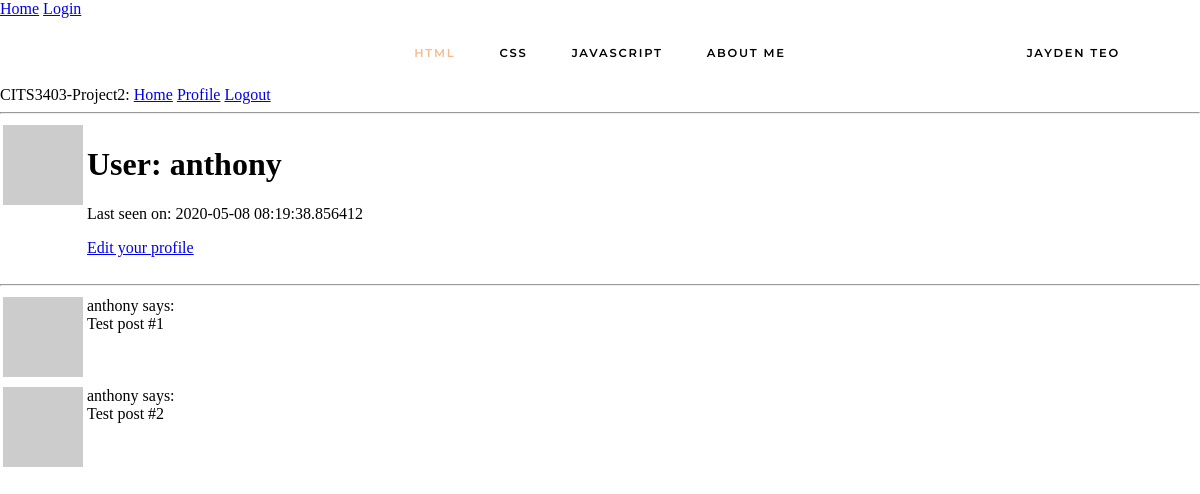
The page /user/anthony (signed in) on the database as committed earlier.
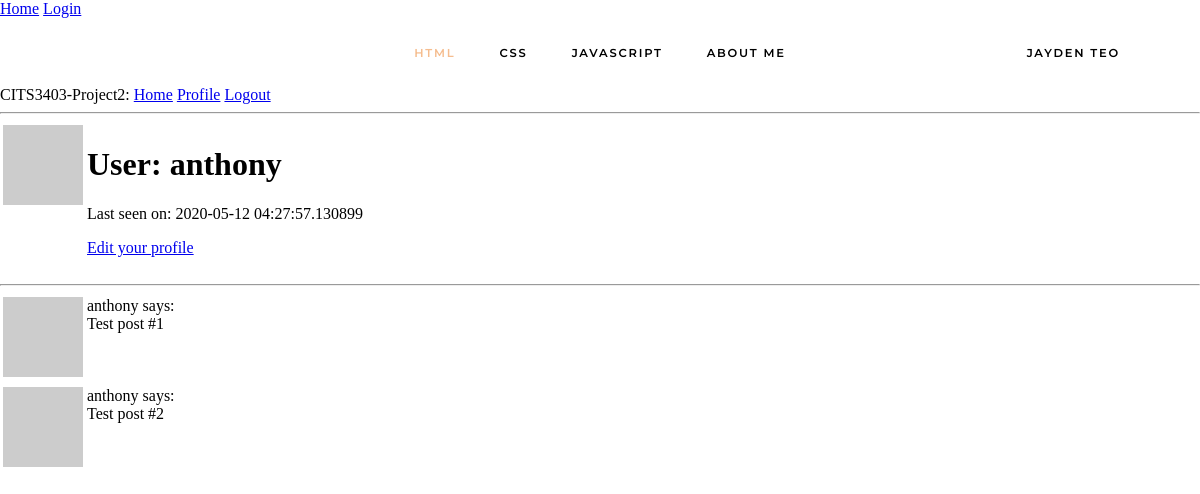
The same page on the database as committed later.
### app/models.py (models this page shows, shortened)
class User(UserMixin, db.Model):
    id = db.Column(db.Integer, primary_key=True)
    username = db.Column(db.String(64), index=True, unique=True)
    email = db.Column(db.String(120), index=True, unique=True)
    password_hash = db.Column(db.String(128))
    posts = db.relationship('Post', backref='author', lazy='dynamic')
    def avatar(self, size):
        digest = md5(self.email.lower().encode('utf-8')).hexdigest()
        return 'https://www.gravatar.com/avatar/{}?d=identicon&s={}'.format(
            digest, size)
    about_me = db.Column(db.String(140))
    last_seen = db.Column(db.DateTime, default=datetime.utcnow)

### app/routes.py (the view)
@app.route('/user/<username>')
@login_required
def user(username):
    user = User.query.filter_by(username=username).first_or_404()
    posts = [
        {'author': user, 'body': 'Test post #1'},
        {'author': user, 'body': 'Test post #2'}
    ]
    return render_template('user.html', user=user, posts=posts)

### app/models.py (called while the page is built)
@login.user_loader
def load_user(id):
    return User.query.get(int(id))

### app/routes.py (called while the page is built)
@app.before_request
def before_request():
    if current_user.is_authenticated:
        current_user.last_seen = datetime.utcnow()
        db.session.commit()

### app/templates/user.html (shortened to what this page needs)
{% extends "base.html" %}
{% block content %}
    <table>
        <tr valign="top">
            <td><img src="{{ user.avatar(128) }}"></td>
            <td>
                <h1>User: {{ user.username }}</h1>
                {% if user.last_seen %}<p>Last seen on: {{ user.last_seen }}</p>{% endif %}
                {% if user == current_user %}
                <p><a href="{{ url_for('edit_profile') }}">Edit your profile</a></p>
                {% endif %}
            </td>
        </tr>
    </table>
    <hr>
    {% for post in posts %}
        {% include '_post.html' %}
    {% endfor %}
{% endblock %}

### app/templates/base.html (shortened to what this page needs)
<!DOCTYPE html>
<html lang="en-US">
    <head>
        <link href="{{ url_for('static', filename='css/styles.css') }}" rel="stylesheet">
    </head>
    <body>
        <div>
            <a href="{{ url_for('index') }}">Home</a>
            <a href="{{ url_for('login') }}">Login</a>
            <nav>
                <ul>
                    <li><a href="html.html"  class="currentPage">html</a></li>
                    <li><a href="css.html">css</a></li>
                    <li><a href="javascript.html">javascript</a></li>
                    <li><a href="about.html">about me</a></li>
                    <li class="logoRight"><a href="#">jayden teo</a></li>
                </ul>
            </nav>
        </div>
        <section>
            CITS3403-Project2:
            <a href="{{ url_for('index') }}">Home</a>
            {% if current_user.is_anonymous %}
            <a href="{{ url_for('login') }}">Login</a>
            {% else %}
            <a href="{{ url_for('user', username=current_user.username) }}">Profile</a>
            <a href="{{ url_for('logout') }}">Logout</a>
            {% endif %}
        </section>
        <hr>
        {% block content %}{% endblock %}
    </body>
</html>

### app/templates/_post.html
    <table>
        <tr valign="top">
            <td><img src="{{ post.author.avatar(36) }}"></td>
            <td>{{ post.author.username }} says:<br>{{ post.body }}</td>
        </tr>
    </table>

### app/static/css/styles.css (style rules this page uses)
body { margin: 0; padding: 0; height: 100vh; }
.logoRight { margin-left: 20px; padding-top: 25px; padding-bottom: 25px; right: 5%; position: absolute; }
nav { text-align: center; }
nav ul, .footer ul { margin: 0; padding: 0; list-style: none; }
nav li, .footer li { display: inline-block; margin-left: 20px; margin-right: 20px; padding-top: 25px; padding-bottom: 25px; }
nav a, .footer a { color: black; text-decoration: solid; text-transform: uppercase; letter-spacing: 1.8px; font-family: 'Montserrat'; font-weight: 600; font-size: 11.5px; }
nav a.currentPage { color: rgb(245, 189, 143); }

Rows that differ between the two databases and show on the page:
changed User "anthony": last_seen "2020-05-08 08:19:38.856412" → "2020-05-12 04:27:57.130899"
